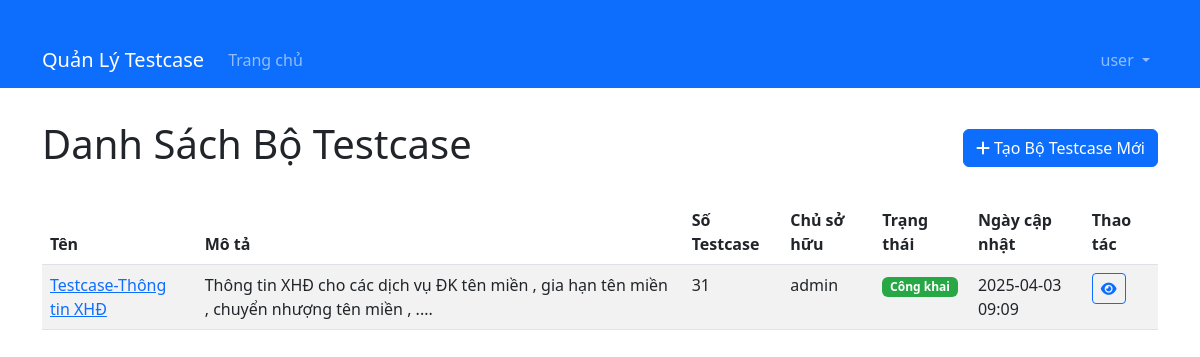
The page /testcase-set/ (signed in) on the database its author committed.
### models/testcase_set.py (models this page shows, shortened)
class TestCaseSet(db.Model):
    id = db.Column(db.Integer, primary_key=True)
    name = db.Column(db.String(100), nullable=False)
    description = db.Column(db.String(255))
    created_at = db.Column(db.DateTime, default=datetime.utcnow)
    updated_at = db.Column(db.DateTime, default=datetime.utcnow, onupdate=datetime.utcnow)
    test_cases = db.relationship('TestCase', backref='test_case_set', lazy=True, cascade="all, delete-orphan")
    user_id = db.Column(db.Integer, db.ForeignKey('user.id'))
    is_public = db.Column(db.Boolean, default=False)  # Testcase có công khai không

### models/user.py (models this page shows, shortened)
class User(db.Model):
    id = db.Column(db.Integer, primary_key=True)
    username = db.Column(db.String(64), unique=True, nullable=False)
    email = db.Column(db.String(120), unique=True, nullable=False)
    password_hash = db.Column(db.String(128))
    is_admin = db.Column(db.Boolean, default=False)
    created_at = db.Column(db.DateTime, default=datetime.utcnow)
    testcase_sets = db.relationship('TestCaseSet', backref='user', lazy=True)

### routes/testcase_set.py (the view)
@testcase_set_bp.route('/')
@login_required
def index():
    user_id = session.get('user_id')
    is_admin = session.get('is_admin', False)
    if is_admin:
        testcase_sets = TestCaseSet.query.all()
    else:
        testcase_sets = TestCaseSet.query.filter(
            (TestCaseSet.user_id == user_id) | (TestCaseSet.is_public == True)
        ).all()
    return render_template('dashboard.html', testcase_sets=testcase_sets)

### app.py (called while the page is built)
@app.context_processor
def inject_session():
    from flask import session
    return dict(session=session)

### routes/auth.py (called while the page is built)
def login_required(f):
    @wraps(f)
    def decorated_function(*args, **kwargs):
        if 'user_id' not in session:
            flash('Vui lòng đăng nhập để tiếp tục', 'warning')
            return redirect(url_for('auth.login', next=request.url))
        return f(*args, **kwargs)
    return decorated_function

### templates/dashboard.html (shortened to what this page needs)
{% extends 'base.html' %}
{% block content %}
<div class="d-flex justify-content-between align-items-center mb-4">
    <h1>Danh Sách Bộ Testcase</h1>
    <a href="{{ url_for('testcase_set.create') }}" class="btn btn-primary">
        <i class="fas fa-plus"></i> Tạo Bộ Testcase Mới
    </a>
</div>
{% if testcase_sets %}
    <div class="table-responsive">
        <table class="table table-striped table-hover">
            <thead>
                <tr>
                    <th>Tên</th>
                    <th>Mô tả</th>
                    <th>Số Testcase</th>
                    <th>Chủ sở hữu</th>
                    <th>Trạng thái</th>
                    <th>Ngày cập nhật</th>
                    <th>Thao tác</th>
                </tr>
            </thead>
            <tbody>
                {% for testcase_set in testcase_sets %}
                <tr>
                    <td>
                        <a href="{{ url_for('testcase_set.detail', id=testcase_set.id) }}">
                            {{ testcase_set.name }}
                        </a>
                    </td>
                    <td>{{ testcase_set.description }}</td>
                    <td>{{ testcase_set.test_cases|length }}</td>
                    <td>{{ testcase_set.user.username if testcase_set.user else 'N/A' }}</td>
                    <td>
                        <span class="badge {% if testcase_set.is_public %}bg-success{% else %}bg-secondary{% endif %}">
                            {% if testcase_set.is_public %}Công khai{% else %}Riêng tư{% endif %}
                        </span>
                    </td>
                    <td>{{ testcase_set.updated_at.strftime('%Y-%m-%d %H:%M') }}</td>
                    <td>
                        <div class="btn-group" role="group">
                            <a href="{{ url_for('testcase_set.detail', id=testcase_set.id) }}" class="btn btn-sm btn-outline-primary">
                                <i class="fas fa-eye"></i>
                            </a>
                        </div>
                    </td>
                </tr>
                {% endfor %}
            </tbody>
        </table>
    </div>
{% else %}
    <div class="alert alert-info">
        Chưa có bộ testcase nào. Nhấn nút "Tạo Bộ Testcase Mới" để bắt đầu.
    </div>
{% endif %}
{% endblock %}

### templates/base.html (style rules this page uses)
.badge.bg-success { background-color: #28a745 !important; }

### rows shown on the page
TestCaseSet: name "Testcase-Thông tin XHĐ", description "Thông tin XHĐ cho các dịch vụ ĐK tên miền , gia hạn tên miền , chuyển nhượng tên miền , ....", test_cases|length "31", user "admin", is_public "Công khai", updated_at "2025-04-03 09:09"

### other values the page prints
{{ session.username }} "user"
